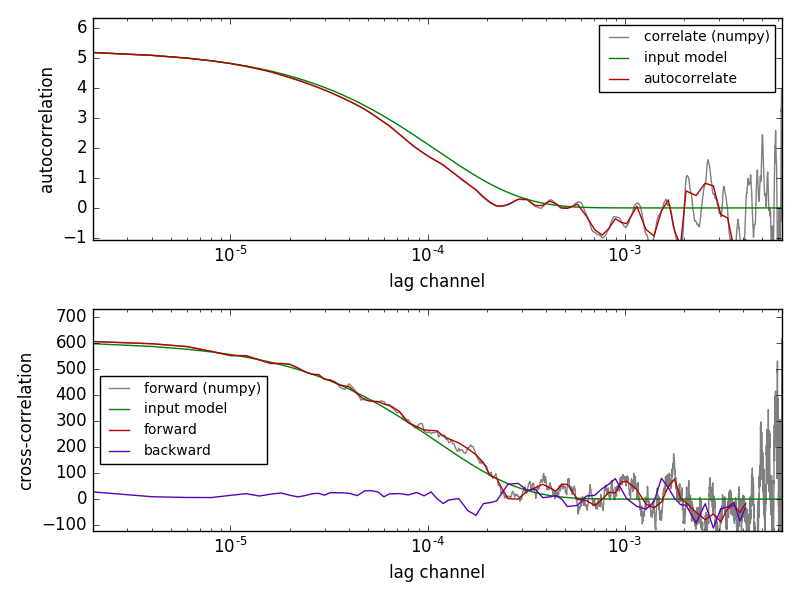

The Python source for this figure:
#!/usr/bin/python
# -*- coding: utf-8 -*-
""" 
Comparison of correlation methods
---------------------------------
Comparison between the multiple tau correlation methods
(:py:func:`multipletau.autocorrelate`, :py:func:`multipletau.correlate`) and :py:func:`numpy.correlate`.

.. image:: ../examples/compare_correlation_methods.png
   :align:   center

Download the 
:download:`full example <../examples/compare_correlation_methods.py>`.    
"""
from __future__ import print_function

import numpy as np
import os
from os.path import abspath, dirname, join
import sys
import time

sys.path.insert(0, dirname(dirname(abspath(__file__))))

from noise_generator import noise_exponential, noise_cross_exponential
from multipletau import autocorrelate, correlate, correlate_numpy


def compare_corr():
    ## Starting parameters
    N = np.int(np.pi*1e3)
    countrate = 250. * 1e-3 # in Hz
    taudiff = 55. # in us
    deltat = 2e-6 # time discretization [s]
    normalize = True

    # time factor
    taudiff *= deltat

    ## Autocorrelation
    print("Creating noise for autocorrelation")
    data = noise_exponential(N, taudiff, deltat=deltat)
    data -= np.average(data)
    if normalize:
        data += countrate
    # multipletau
    print("Performing autocorrelation (multipletau).")
    G = autocorrelate(data, deltat=deltat, normalize=normalize)
    # numpy.correlate for comparison
    if len(data) < 1e5:
        print("Performing autocorrelation (numpy).")
        Gd = correlate_numpy(data, data, deltat=deltat,
                             normalize=normalize)
    
    ## Cross-correlation
    print("Creating noise for cross-correlation")
    a, v = noise_cross_exponential(N, taudiff, deltat=deltat)
    a -= np.average(a)
    v -= np.average(v)
    if normalize:
        a += countrate
        v += countrate
    Gccforw = correlate(a, v, deltat=deltat, normalize=normalize) # forward
    Gccback = correlate(v, a, deltat=deltat, normalize=normalize) # backward
    if len(a) < 1e5:
        print("Performing cross-correlation (numpy).")
        Gdccforw = correlate_numpy(a, v, deltat=deltat, normalize=normalize)
    
    ## Calculate the model curve for cross-correlation
    xcc = Gd[:,0]
    ampcc = np.correlate(a-np.average(a), v-np.average(v), mode="valid")
    if normalize:
        ampcc /= len(a) * countrate**2
    ycc = ampcc*np.exp(-xcc/taudiff)

    ## Calculate the model curve for autocorrelation
    x = Gd[:,0]
    amp = np.correlate(data-np.average(data), data-np.average(data),
                       mode="valid")
    if normalize:
        amp /= len(data) * countrate**2
    y = amp*np.exp(-x/taudiff)


    ## Plotting
    # AC
    fig = plt.figure()
    fig.canvas.set_window_title('testing multipletau')
    ax = fig.add_subplot(2,1,1)
    ax.set_xscale('log')
    if len(data) < 1e5:
        plt.plot(Gd[:,0], Gd[:,1] , "-", color="gray", label="correlate (numpy)")
    plt.plot(x, y, "g-", label="input model")
    plt.plot(G[:,0], G[:,1], "-",  color="#B60000", label="autocorrelate")
    plt.xlabel("lag channel")
    plt.ylabel("autocorrelation")
    plt.legend(loc=0, fontsize='small')
    plt.ylim( -amp*.2, amp*1.2)
    plt.xlim( Gd[0,0], Gd[-1,0])

    # CC
    ax = fig.add_subplot(2,1,2)
    ax.set_xscale('log')
    if len(data) < 1e5:
        plt.plot(Gdccforw[:,0], Gdccforw[:,1] , "-", color="gray", label="forward (numpy)")
    plt.plot(xcc, ycc, "g-", label="input model")
    plt.plot(Gccforw[:,0], Gccforw[:,1], "-", color="#B60000", label="forward")
    plt.plot(Gccback[:,0], Gccback[:,1], "-", color="#5D00B6", label="backward")
    plt.xlabel("lag channel")
    plt.ylabel("cross-correlation")
    plt.legend(loc=0, fontsize='small')
    plt.ylim( -ampcc*.2, ampcc*1.2)
    plt.xlim( Gd[0,0], Gd[-1,0])
    plt.tight_layout()

    savename = __file__[:-3]+".png"
    if os.path.exists(savename):
        savename = __file__[:-3]+time.strftime("_%Y-%m-%d_%H-%M-%S.png")

    plt.savefig(savename)
    print("Saved output to", savename)


if __name__ == '__main__':
    # move mpl import to main so travis automated doc build does not complain
    from matplotlib import pylab as plt
    compare_corr()
